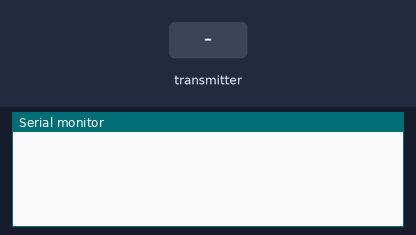
Simulated run of this sketch. Board: Arduino Uno, built with avr-gcc and run on an emulated ATmega328P. Parts: the last lines printed to the serial monitor. The inputs (shaded band) are chosen by the test bench. No radio packets arrive unless stated.

Above: at 1.2 s.
1.3 s: the transmitter starts sending rx_data.0 = 0
At 1.37 s:
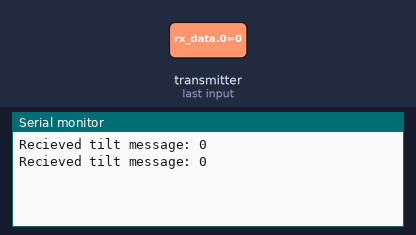
3.2 s: the transmitter starts sending rx_data.0 = 64
At 3.27 s:
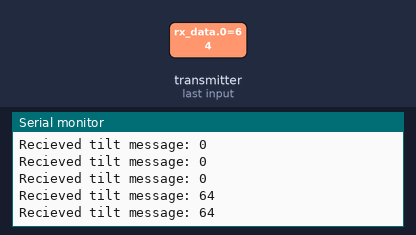

Measured:
- after the input at 1.3 s, the serial monitor: prints a new line at once (image 1)
- after the input at 3.2 s, the serial monitor: prints a new line at once (image 2)

The sketch:

tiltlightbox_arduino_tilt_listener.ino
```cpp
#include <SPI.h>
#include <RF24.h>

#define RF_CS 9
#define RF_CSN 10
RF24 radio(RF_CS, RF_CSN);
const uint64_t pipes[2] = { 0xe7e7e7e7e7LL, 0xc2c2c2c2c2LL };

void initRadio();

void setup() {
  // Init serial printing
  Serial.begin(9600);
  // Init radio
  initRadio();
}

void loop() {
  while (radio.available()) {
    uint8_t rx_data[1];
    radio.read( &rx_data, sizeof(rx_data) );

    Serial.print("Recieved tilt message: ");
    Serial.print(rx_data[0]);
    Serial.print("\n");
  }
}

void initRadio() {
  radio.begin();

  // The following settings match our node.js "nrf" usage settings
  radio.setChannel(0x4c);
  radio.setDataRate(RF24_1MBPS);
  radio.setCRCLength(RF24_CRC_16);
  radio.setRetries(15,15);

  radio.openWritingPipe(pipes[1]);
  radio.openReadingPipe(1, pipes[0]);
  radio.startListening();

  // This was blocking execution on my Uno for some reason
  //radio.printDetails();
}
```
